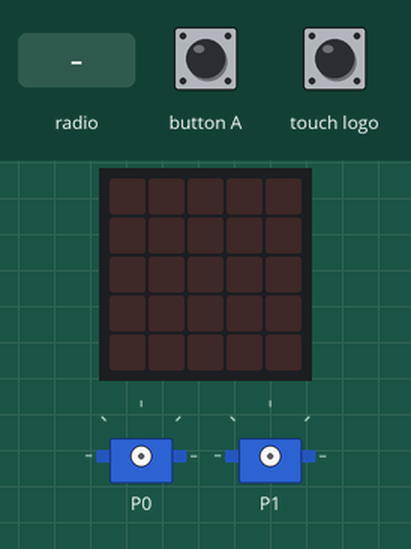
A program run on a simulated BBC micro:bit (MakeCode). On the bench: the board's 5×5 LED display, 2 × servo. Inputs (shaded band) come from the test bench.

Above: at 1.2 s.
1.3 s: radio message "0" arrives
At 2.4 s:
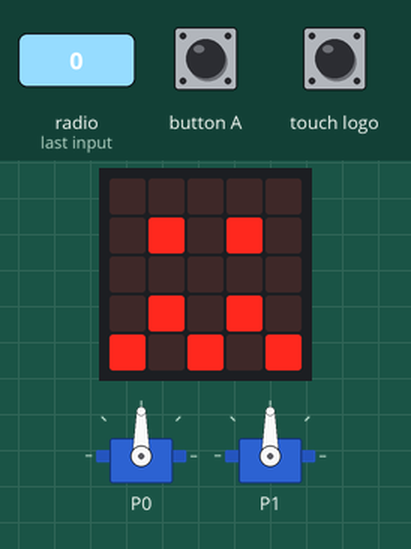
3.4 s: touch logo pressed for 0.15 s
At 3.47 s:
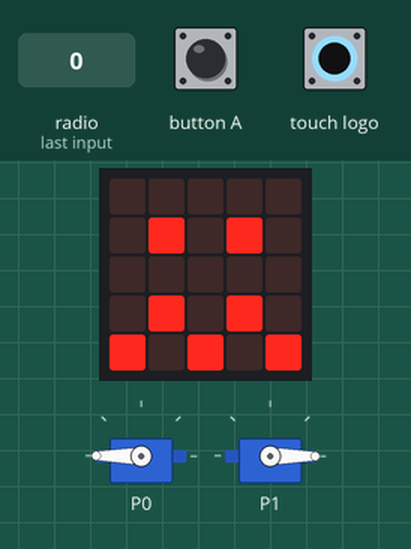
5.0 s: touch logo pressed for 3.2 s
At 9.6 s:
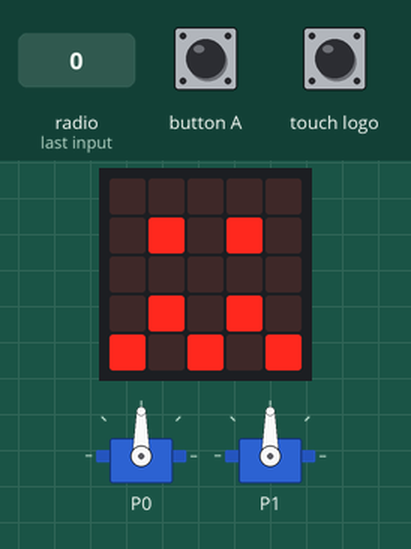
Timing chart, 0 to 11.1 s (numbered marks = the images above; inputs shaded):
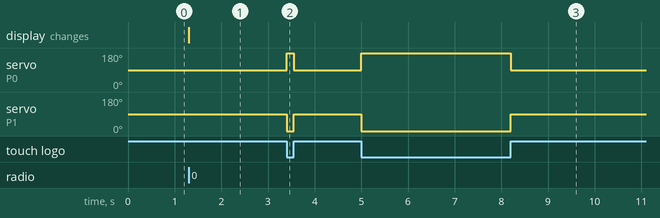

Measured:
- after the input at 1.3 s, the display: changes at once (image 1)
- after the input at 3.4 s, servo on P0: 90° → 180° at once, → 90° 0.15 s later; servo on P1: 90° → 0° at once, → 90° 0.15 s later
- after the input at 5.0 s, servo on P0: 90° → 180° at once, → 90° 3.2 s later; servo on P1: 90° → 0° at once, → 90° 3.2 s later

The program:

main.ts
```typescript
const MSG = {
    TEST: 0,
    CALIBRATE: 1,
    RUN: 2,
    STOP: 3
}
let run = false
let speed = 100
let lSpeed = 1
let rSpeed = 1
radio.setGroup(120)

radio.onReceivedNumber(function (code) {
    switch (code) {
        case MSG.TEST:
            basic.showIcon(IconNames.Confused)
            break
        case MSG.RUN:
            run = true
            break

        case MSG.STOP:
            run = false
            break

    }
    adjustSpeed()
})

radio.onReceivedValue((name, val) => {
    if (name === "lSpeed") {
        lSpeed = val
    } else {
        rSpeed = val
    }
    adjustSpeed()
})

const adjustSpeed = () => {
    if(run) {
    servos.P0.run(lSpeed * speed)
    servos.P1.run(rSpeed * speed * -1)
    }else {
        servos.P0.run(0)
        servos.P1.run(0)
    }
}

input.onButtonPressed(Button.A, function() {

})

input.onLogoEvent(TouchButtonEvent.Touched, function() {
    run = true
    adjustSpeed()
})

input.onLogoEvent(TouchButtonEvent.Released, function () {
    run = false
    adjustSpeed()
})
```

test.ts
```typescript
// Hier kann man Tests durchführen; diese Datei wird nicht kompiliert, wenn dieses Paket als Erweiterung verwendet wird.
```
